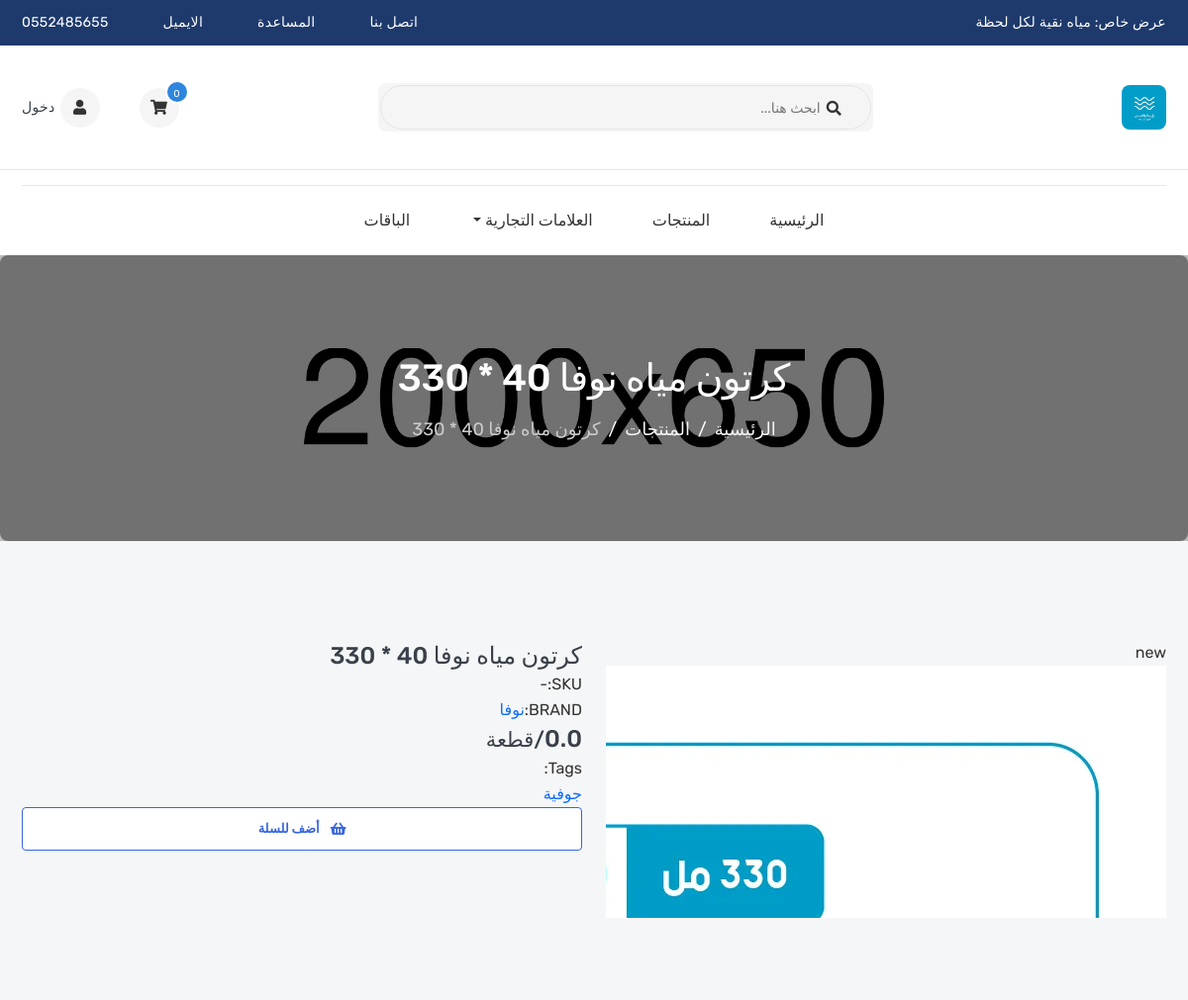
The app's page /products/كرتون-مياه-نوفا-40-330 (upper part), older data.
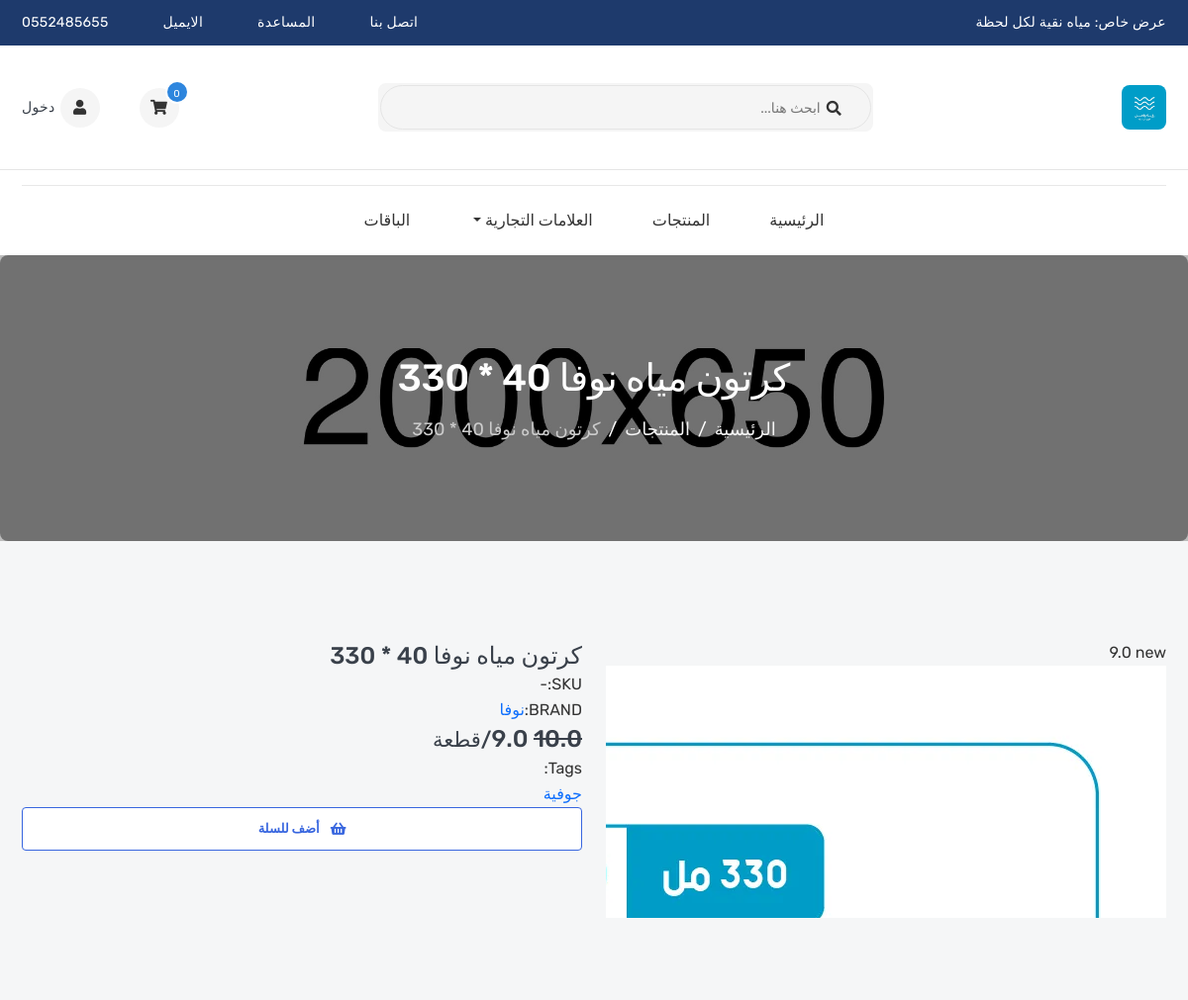
The same page, newer data.
### products/models.py (models this page shows, shortened)
class Product(models.Model):
    name = models.CharField(_("Name"), max_length=120)
    flag = models.CharField(_("Flag"),max_length=10, choices=FLAG_TYPES)
    image = models.ImageField(_("Image"), upload_to='products', default='products/default.jpg')
    old_price  = models.FloatField(_("السعر الأصلي") , default=0)
    new_price = models.FloatField(_("السعر المخفض (اختياري)"), default=0, blank=True)
    linkVideo = models.CharField(_("Link Video"), max_length=100, null=True, blank=True)
    sku = models.CharField(_("Sku"), max_length=50, null=True, blank=True)
    subtitle = models.CharField(_("Subtitle"), max_length=300, null=True, blank=True)
    descriptions = models.TextField(_("Descriptions"), max_length=40000, null=True, blank=True)
    quantity = models.IntegerField(_("Quantity"))
    brand = models.ForeignKey("Brand", verbose_name=('Brand'), related_name='product_brand', on_delete=models.SET_NULL, null=True, blank=True)
    category = models.ManyToManyField("Category", verbose_name=_('Category'), related_name='product_category', blank=True)
    slug = models.SlugField(_("Slug"), null=True, blank=True, allow_unicode=True)
    active = models.BooleanField(_("Active"), default=True)
    create_at = models.DateTimeField(_("Create at"), default=timezone.now, null=True, blank=True)
    product_type = models.CharField(_("Product Type"), max_length=10, choices=PRODUCT_TYPES, default='single')
    sales_count = models.IntegerField(_("Sales Count"), default=0)
    tags = TaggableManager()
    @property
    def is_bundle(self):
        return self.product_type == 'bundle'

class Brand(models.Model):
    name = models.CharField(_("Name"), max_length=50)
    image = models.ImageField(_("Images"), upload_to='brand')
    slug = models.SlugField(_("Slug"), null=True, blank=True, allow_unicode=True)

### products/views.py (the view)
# urls.py: path('<str:slug>', ProductDetail.as_view(), name='product_detail'),
class ProductDetail(DetailView):
    model =Product
    queryset = Product.objects.all()
    def get_context_data(self, **kwargs):
        context = super().get_context_data(**kwargs)
        context["reviews"] = Review.objects.filter(product=self.get_object())
        context["related_products"] = Product.objects.filter(brand=self.get_object().brand)
        return context

### cart/cart.py (called while the page is built)
    def __len__(self):
        return sum(item['quantity'] for item in self.cart.values())

    def get_total_price(self):
        return sum(Decimal(item['price']) * item['quantity'] for item in self.cart.values())

### cart/context_processors.py (called while the page is built)
def cart(request):
    return {'cart': Cart(request)}

### products/context_processors.py (called while the page is built)
def brands(request):
    brands = Brand.objects.all()
    return {'brands': brands}

### templates/products/product_detail.html (shortened to what this page needs)
{% extends 'base.html' %}
{% load static %}
{% block content %}
<section class="inner-section single-banner"
    style="background: url({% static 'ar/images/single-banner.jpg' %}) no-repeat center">
    <div class="container">
        <h2>{{ product.name }}</h2>
        <ol class="breadcrumb">
            <li class="breadcrumb-item"><a href="{% url 'home' %}">الرئيسية</a></li>
            <li class="breadcrumb-item"><a href="{% url 'product_list' %}">المنتجات</a></li>
            <li class="breadcrumb-item active" aria-current="page">{{ product.name }}</li>
        </ol>
    </div>
</section>
<section class="inner-section">
    <div class="container">
        <div class="row">
            <div class="col-lg-6">
                <div class="details-gallery">
                    <div class="details-label-group">
                        <label class="details-label new">{{ product.flag }}</label>
                        {% if product.old_price > 0 %}
                        <label class="details-label off">{{ product.new_price }}</label>
                        {% endif %}
                    </div>
                    <ul class="details-preview">
                        <li><img src="{{ product.image.url }}" alt="product"></li>
                    </ul>
                </div>
            </div>
            <div class="col-lg-6">
                <div class="details-content">
                    <h3 class="details-name">{{ product.name }}</h3>
                    <div class="details-meta">
                        <p>SKU:<span>{{ product.sku|default:"-" }}</span></p>
                        <p>BRAND:<a href="#">{{ product.brand.name|default:"-" }}</a></p>
                    </div>
                    <h3 class="details-price">
                        {% if product.old_price > 0 %}
                        <del>{{ product.old_price }}</del>
                        {% endif %}
                        {% if product.is_bundle %}
                        <div style="font-size: 0.9em; color: #666; margin-bottom: 5px;">
                            <span style="text-decoration: line-through;">{{ product.bundle_base_price }} ريال</span>
                            <span style="color: #28a745; font-weight: bold;">(وفر {{ product.bundle_discount }}
                                ريال)</span>
                        </div>
                        <span>{{ product.bundle_total_price }}<small>ريال</small></span>
                        {% else %}
                        <span>{{ product.new_price }}<small>/قطعة</small></span>
                        {% endif %}
                    </h3>
                    <div class="details-list-group">
                        <label class="details-list-title">Tags:</label>
                        <ul class="details-tag-list">
                            {% for tag in product.tags.all %}
                            <li><a href="#">{{ tag }}</a></li>
                            {% endfor %}
                        </ul>
                    </div>
                    <div class="details-add-group">
                        <button class="product-add" title="Add to Cart">
                            <i class="fas fa-shopping-basket"></i>
                            <span>أضف للسلة</span>
                        </button>
                    </div>
                </div>
            </div>
        </div>
    </div>
</section>
{% endblock %}

Row changes from the older to the newer data that the page shows:
changed Product "كرتون مياه نوفا 40 * 330": new_price (not shown) → "9.0"; old_price (not shown) → "10.0"; new_price "0.0" → "9.0"
